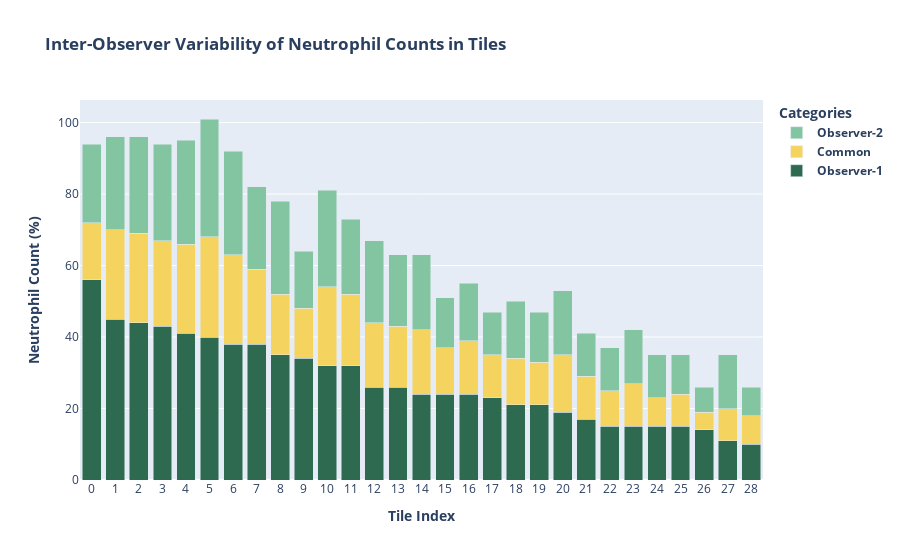

The code cell stored with this chart in its notebook:
### Code cell
InterVar = pd.read_csv(file_path)
InterVar.columns = ["name", "Observer_1", "Observer_2", "Common"]

InterVar = InterVar.sort_values(by="Observer_1", ascending=False)


InterVar['index'] = range(len(InterVar))

fig = go.Figure()

fig.add_trace(go.Bar(
    x=InterVar['index'],
    y=InterVar["Observer_1"],
    name="<b>Observer-1</b>",
    marker_color='#2D6A4F'
))

fig.add_trace(go.Bar(
    x=InterVar['index'],
    y=InterVar["Common"],
    name="<b>Common</b>",
    marker_color='#F4D35E'
))

fig.add_trace(go.Bar(
    x=InterVar['index'],
    y=InterVar["Observer_2"],
    name="<b>Observer-2<b>",
    marker_color='#84C5A1'
))

fig.update_layout(
    barmode='stack',
    title="<b>Inter-Observer Variability of Neutrophil Counts in Tiles</b>",
    xaxis_title="<b>Tile Index<b>",
    yaxis_title="<b>Neutrophil Count (%)</b>",
    xaxis=dict(
        tickmode='linear',
        tick0=0,
        dtick=1
    ),
    legend_title="<b>Categories<b>"
)

fig.show()

### Figure 1 — Plotly figure (JSON) as saved in the notebook; plotly's stock layout.template omitted (floating-point values rounded to 4 significant figures)
{"data": [{"marker": {"color": "#2D6A4F"}, "name": "<b>Observer-1</b>", "type": "bar", "x": [0, 1, 2, 3, 4, 5, 6, 7, 8, 9, 10, 11, 12, 13, 14, 15, 16, 17, 18, 19, 20, 21, 22, 23, 24, 25, 26, 27, 28], "y": [56, 45, 44, 43, 41, 40, 38, 38, 35, 34, 32, 32, 26, 26, 24, 24, 24, 23, 21, 21, 19, 17, 15, 15, 15, 15, 14, 11, 10]}, {"marker": {"color": "#F4D35E"}, "name": "<b>Common</b>", "type": "bar", "x": [0, 1, 2, 3, 4, 5, 6, 7, 8, 9, 10, 11, 12, 13, 14, 15, 16, 17, 18, 19, 20, 21, 22, 23, 24, 25, 26, 27, 28], "y": [16, 25, 25, 24, 25, 28, 25, 21, 17, 14, 22, 20, 18, 17, 18, 13, 15, 12, 13, 12, 16, 12, 10, 12, 8, 9, 5, 9, 8]}, {"marker": {"color": "#84C5A1"}, "name": "<b>Observer-2<b>", "type": "bar", "x": [0, 1, 2, 3, 4, 5, 6, 7, 8, 9, 10, 11, 12, 13, 14, 15, 16, 17, 18, 19, 20, 21, 22, 23, 24, 25, 26, 27, 28], "y": [22, 26, 27, 27, 29, 33, 29, 23, 26, 16, 27, 21, 23, 20, 21, 14, 16, 12, 16, 14, 18, 12, 12, 15, 12, 11, 7, 15, 8]}], "layout": {"barmode": "stack", "legend": {"title": {"text": "<b>Categories<b>"}}, "title": {"text": "<b>Inter-Observer Variability of Neutrophil Counts in Tiles</b>"}, "xaxis": {"dtick": 1, "tick0": 0, "tickmode": "linear", "title": {"text": "<b>Tile Index<b>"}}, "yaxis": {"title": {"text": "<b>Neutrophil Count (%)</b>"}}}}
